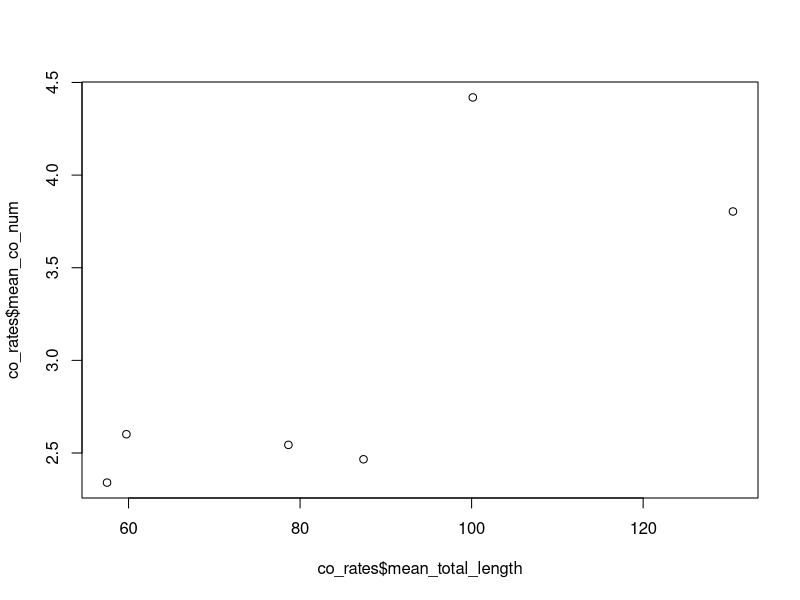
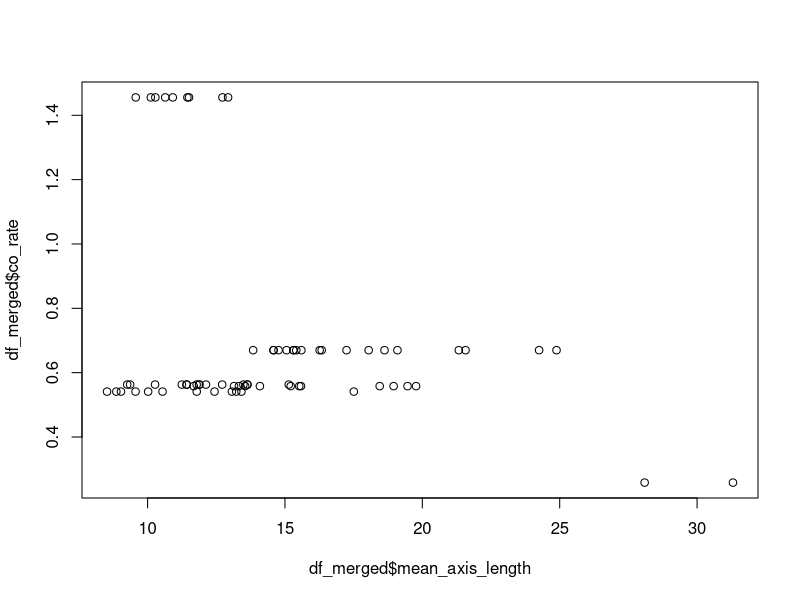
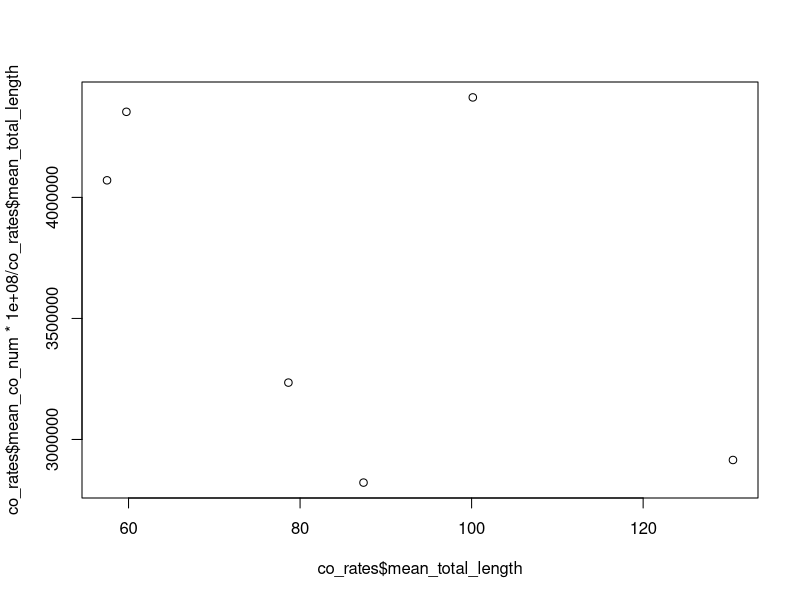
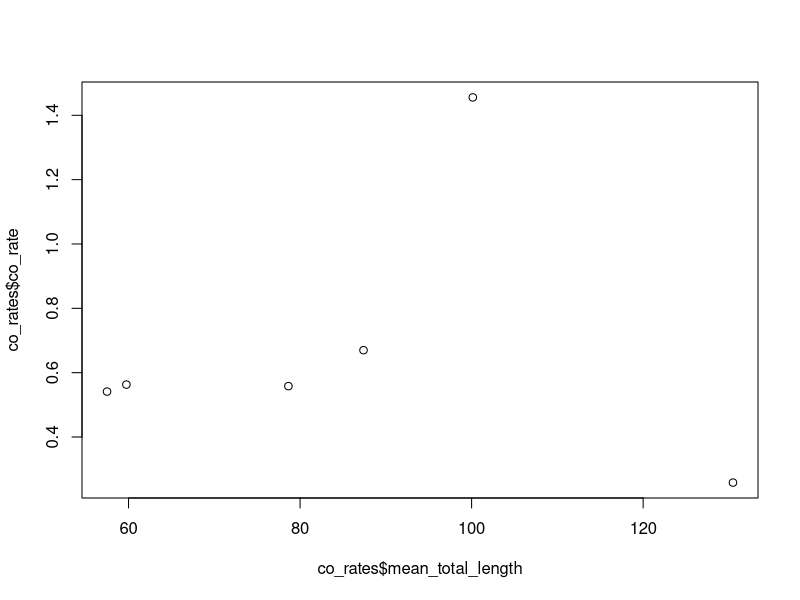

Here is the R script that generated these plots, in order:

# run from the folder that contains this script and its input files (see README)

axis_lengths <- read.table("axis_lengths.txt", header = 1, sep="\t")

species_list <- c("Rhynchospora_breviuscula", "Rhynchospora_cephalotes", "Rhynchospora_ciliata",
                  "Rhynchospora_colorata", "Rhynchospora_nervosa", "Rhynchospora_pubera")
co_rates <- data.frame(species=species_list,
                       co_rate=c(0.669840395, 1.455593945, 0.562917532,
                                 0.541144111, 0.55812295, 0.2582767),
                       mean_co_num=c(2.466179159, 4.419271791, 2.601340034,
                                     2.34032634, 2.543904518, 3.803571),
                       mean_total_length=c(87.39637, 100.1398, 59.75133,
                                           57.49325, 78.6395, 130.4728))

# merge axis length and CO rates
library(dplyr)

df_merged <- left_join(axis_lengths, co_rates, by = "species")


# axis length vs. mean CO num
plot(co_rates$mean_total_length, co_rates$mean_co_num)

plot(df_merged$mean_axis_length, df_merged$co_rate)

plot(co_rates$mean_total_length, co_rates$mean_co_num*100000000/co_rates$mean_total_length)

plot(co_rates$mean_total_length, co_rates$co_rate)
